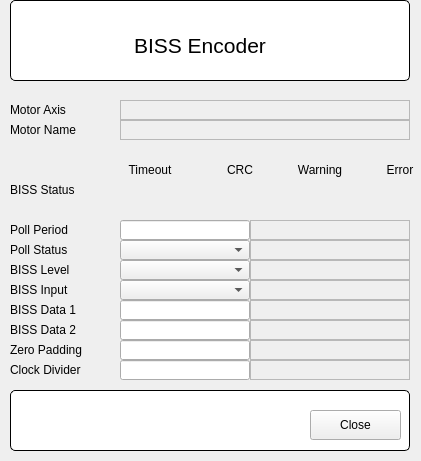
<?xml version="1.0" encoding="UTF-8"?>
<ui version="4.0">
 <class>FormGalilMotorBISS</class>
 <widget class="QMainWindow" name="FormGalilMotorBISS">
  <property name="geometry">
   <rect>
    <x>0</x>
    <y>0</y>
    <width>421</width>
    <height>461</height>
   </rect>
  </property>
  <property name="windowTitle">
   <string>MainWindow</string>
  </property>
  <widget class="QWidget" name="centralwidget">
   <widget class="QGroupBox" name="titleGroupBox">
    <property name="geometry">
     <rect>
      <x>10</x>
      <y>0</y>
      <width>400</width>
      <height>81</height>
     </rect>
    </property>
    <property name="styleSheet">
     <string notr="true">QGroupBox {
 	background-color: rgb(255, 255, 255);
     border: 1px solid black;
     border-radius: 5px;
     margin-top: 0.5em;
 }
 
 QGroupBox::title {
     subcontrol-origin: margin;
     left: 10px;
     padding: 0 3px 0 3px;
 }</string>
    </property>
    <property name="title">
     <string/>
    </property>
    <widget class="QLabel" name="lblTitle">
     <property name="geometry">
      <rect>
       <x>10</x>
       <y>20</y>
       <width>360</width>
       <height>51</height>
      </rect>
     </property>
     <property name="font">
      <font>
       <family>Ubuntu</family>
       <pointsize>16</pointsize>
       <weight>50</weight>
       <italic>false</italic>
       <bold>false</bold>
      </font>
     </property>
     <property name="styleSheet">
      <string notr="true">QLabel#mainTitle {
 	font: 16pt &quot;Ubuntu&quot;;
 }</string>
     </property>
     <property name="text">
      <string>BISS Encoder</string>
     </property>
     <property name="alignment">
      <set>Qt::AlignCenter</set>
     </property>
     <property name="wordWrap">
      <bool>true</bool>
     </property>
    </widget>
   </widget>
   <widget class="QGroupBox" name="titleGroupBox_2">
    <property name="geometry">
     <rect>
      <x>10</x>
      <y>390</y>
      <width>400</width>
      <height>61</height>
     </rect>
    </property>
    <property name="styleSheet">
     <string notr="true">QGroupBox {
 	background-color: rgb(255, 255, 255);
     border: 1px solid black;
     border-radius: 5px;
     margin-top: 0.5em;
 }
 
 QGroupBox::title {
     subcontrol-origin: margin;
     left: 10px;
     padding: 0 3px 0 3px;
 }</string>
    </property>
    <property name="title">
     <string/>
    </property>
    <widget class="QPushButton" name="btnClose">
     <property name="geometry">
      <rect>
       <x>300</x>
       <y>20</y>
       <width>91</width>
       <height>30</height>
      </rect>
     </property>
     <property name="text">
      <string>Close</string>
     </property>
    </widget>
   </widget>
   <widget class="QELabel" name="qelabel_2">
    <property name="geometry">
     <rect>
      <x>120</x>
      <y>120</y>
      <width>290</width>
      <height>20</height>
     </rect>
    </property>
    <property name="frameShape">
     <enum>QFrame::StyledPanel</enum>
    </property>
    <property name="variable" stdset="0">
     <string>$(group).NAME</string>
    </property>
   </widget>
   <widget class="QLabel" name="label_2">
    <property name="geometry">
     <rect>
      <x>10</x>
      <y>120</y>
      <width>90</width>
      <height>20</height>
     </rect>
    </property>
    <property name="text">
     <string>Motor Name</string>
    </property>
   </widget>
   <widget class="QELabel" name="qelabel">
    <property name="geometry">
     <rect>
      <x>120</x>
      <y>100</y>
      <width>290</width>
      <height>20</height>
     </rect>
    </property>
    <property name="frameShape">
     <enum>QFrame::StyledPanel</enum>
    </property>
    <property name="variable" stdset="0">
     <string>$(group)_AXIS_STATUS</string>
    </property>
   </widget>
   <widget class="QLabel" name="label">
    <property name="geometry">
     <rect>
      <x>10</x>
      <y>100</y>
      <width>90</width>
      <height>20</height>
     </rect>
    </property>
    <property name="text">
     <string>Motor Axis</string>
    </property>
   </widget>
   <widget class="QLabel" name="label_3">
    <property name="geometry">
     <rect>
      <x>10</x>
      <y>180</y>
      <width>80</width>
      <height>20</height>
     </rect>
    </property>
    <property name="text">
     <string>BISS Status</string>
    </property>
   </widget>
   <widget class="QESimpleShape" name="qesimpleshape">
    <property name="geometry">
     <rect>
      <x>140</x>
      <y>180</y>
      <width>16</width>
      <height>20</height>
     </rect>
    </property>
    <property name="ledType">
     <enum>QSimpleShape::Error</enum>
    </property>
    <property name="colour0" stdset="0">
     <color>
      <red>0</red>
      <green>255</green>
      <blue>0</blue>
     </color>
    </property>
    <property name="variable" stdset="0">
     <string>$(group)_BISSSTATS_TIMEOUT</string>
    </property>
   </widget>
   <widget class="QESimpleShape" name="qesimpleshape_2">
    <property name="geometry">
     <rect>
      <x>230</x>
      <y>180</y>
      <width>16</width>
      <height>20</height>
     </rect>
    </property>
    <property name="ledType">
     <enum>QSimpleShape::Error</enum>
    </property>
    <property name="colour0" stdset="0">
     <color>
      <red>0</red>
      <green>255</green>
      <blue>0</blue>
     </color>
    </property>
    <property name="variable" stdset="0">
     <string>$(group)_BISSSTATS_CRC</string>
    </property>
   </widget>
   <widget class="QESimpleShape" name="qesimpleshape_3">
    <property name="geometry">
     <rect>
      <x>310</x>
      <y>180</y>
      <width>16</width>
      <height>20</height>
     </rect>
    </property>
    <property name="ledType">
     <enum>QSimpleShape::Error</enum>
    </property>
    <property name="colour0" stdset="0">
     <color>
      <red>0</red>
      <green>255</green>
      <blue>0</blue>
     </color>
    </property>
    <property name="variable" stdset="0">
     <string>$(group)_BISSSTATS_WARN</string>
    </property>
   </widget>
   <widget class="QESimpleShape" name="qesimpleshape_4">
    <property name="geometry">
     <rect>
      <x>390</x>
      <y>180</y>
      <width>16</width>
      <height>20</height>
     </rect>
    </property>
    <property name="ledType">
     <enum>QSimpleShape::Error</enum>
    </property>
    <property name="colour0" stdset="0">
     <color>
      <red>0</red>
      <green>255</green>
      <blue>0</blue>
     </color>
    </property>
    <property name="variable" stdset="0">
     <string>$(group)_BISSSTATS_ERROR</string>
    </property>
   </widget>
   <widget class="QLabel" name="label_4">
    <property name="geometry">
     <rect>
      <x>120</x>
      <y>160</y>
      <width>60</width>
      <height>20</height>
     </rect>
    </property>
    <property name="text">
     <string>Timeout</string>
    </property>
    <property name="alignment">
     <set>Qt::AlignCenter</set>
    </property>
   </widget>
   <widget class="QLabel" name="label_5">
    <property name="geometry">
     <rect>
      <x>220</x>
      <y>160</y>
      <width>40</width>
      <height>20</height>
     </rect>
    </property>
    <property name="text">
     <string>CRC</string>
    </property>
    <property name="alignment">
     <set>Qt::AlignCenter</set>
    </property>
   </widget>
   <widget class="QLabel" name="label_6">
    <property name="geometry">
     <rect>
      <x>290</x>
      <y>160</y>
      <width>60</width>
      <height>20</height>
     </rect>
    </property>
    <property name="text">
     <string>Warning</string>
    </property>
    <property name="alignment">
     <set>Qt::AlignCenter</set>
    </property>
   </widget>
   <widget class="QLabel" name="label_7">
    <property name="geometry">
     <rect>
      <x>370</x>
      <y>160</y>
      <width>60</width>
      <height>20</height>
     </rect>
    </property>
    <property name="text">
     <string>Error</string>
    </property>
    <property name="alignment">
     <set>Qt::AlignCenter</set>
    </property>
   </widget>
   <widget class="QLabel" name="label_8">
    <property name="geometry">
     <rect>
      <x>10</x>
      <y>220</y>
      <width>90</width>
      <height>20</height>
     </rect>
    </property>
    <property name="text">
     <string>Poll Period</string>
    </property>
   </widget>
   <widget class="QELineEdit" name="qelineedit">
    <property name="geometry">
     <rect>
      <x>120</x>
      <y>220</y>
      <width>130</width>
      <height>20</height>
     </rect>
    </property>
    <property name="variable" stdset="0">
     <string>$(group)_STATUS_POLL_DELAY_CMD</string>
    </property>
   </widget>
   <widget class="QELabel" name="qelabel_3">
    <property name="geometry">
     <rect>
      <x>250</x>
      <y>220</y>
      <width>160</width>
      <height>20</height>
     </rect>
    </property>
    <property name="frameShape">
     <enum>QFrame::StyledPanel</enum>
    </property>
    <property name="variable" stdset="0">
     <string>$(group)_STATUS_POLL_DELAY_MON</string>
    </property>
   </widget>
   <widget class="QLabel" name="label_9">
    <property name="geometry">
     <rect>
      <x>10</x>
      <y>240</y>
      <width>90</width>
      <height>20</height>
     </rect>
    </property>
    <property name="text">
     <string>Poll Status</string>
    </property>
   </widget>
   <widget class="QEComboBox" name="qecombobox">
    <property name="geometry">
     <rect>
      <x>120</x>
      <y>240</y>
      <width>130</width>
      <height>20</height>
     </rect>
    </property>
    <property name="variable" stdset="0">
     <string>$(group)_BISSSTAT_POLL_CMD</string>
    </property>
   </widget>
   <widget class="QELabel" name="qelabel_4">
    <property name="geometry">
     <rect>
      <x>250</x>
      <y>240</y>
      <width>160</width>
      <height>20</height>
     </rect>
    </property>
    <property name="frameShape">
     <enum>QFrame::StyledPanel</enum>
    </property>
    <property name="variable" stdset="0">
     <string>$(group)_BISSSTAT_POLL</string>
    </property>
   </widget>
   <widget class="QLabel" name="label_10">
    <property name="geometry">
     <rect>
      <x>10</x>
      <y>260</y>
      <width>90</width>
      <height>20</height>
     </rect>
    </property>
    <property name="text">
     <string>BISS Level</string>
    </property>
   </widget>
   <widget class="QEComboBox" name="qecombobox_2">
    <property name="geometry">
     <rect>
      <x>120</x>
      <y>260</y>
      <width>130</width>
      <height>20</height>
     </rect>
    </property>
    <property name="variable" stdset="0">
     <string>$(group)_BISSLEVEL_CMD</string>
    </property>
   </widget>
   <widget class="QELabel" name="qelabel_5">
    <property name="geometry">
     <rect>
      <x>250</x>
      <y>260</y>
      <width>160</width>
      <height>20</height>
     </rect>
    </property>
    <property name="frameShape">
     <enum>QFrame::StyledPanel</enum>
    </property>
    <property name="variable" stdset="0">
     <string>$(group)_BISSLEVEL_STATUS</string>
    </property>
   </widget>
   <widget class="QLabel" name="label_11">
    <property name="geometry">
     <rect>
      <x>10</x>
      <y>280</y>
      <width>90</width>
      <height>20</height>
     </rect>
    </property>
    <property name="text">
     <string>BISS Input</string>
    </property>
   </widget>
   <widget class="QELabel" name="qelabel_6">
    <property name="geometry">
     <rect>
      <x>250</x>
      <y>280</y>
      <width>160</width>
      <height>20</height>
     </rect>
    </property>
    <property name="frameShape">
     <enum>QFrame::StyledPanel</enum>
    </property>
    <property name="variable" stdset="0">
     <string>$(group)_BISSINPUT_STATUS</string>
    </property>
   </widget>
   <widget class="QEComboBox" name="qecombobox_3">
    <property name="geometry">
     <rect>
      <x>120</x>
      <y>280</y>
      <width>130</width>
      <height>20</height>
     </rect>
    </property>
    <property name="variable" stdset="0">
     <string>$(group)_BISSINPUT_CMD</string>
    </property>
   </widget>
   <widget class="QELabel" name="qelabel_7">
    <property name="geometry">
     <rect>
      <x>250</x>
      <y>300</y>
      <width>160</width>
      <height>20</height>
     </rect>
    </property>
    <property name="frameShape">
     <enum>QFrame::StyledPanel</enum>
    </property>
    <property name="variable" stdset="0">
     <string>$(group)_BISSDATA1_MON</string>
    </property>
   </widget>
   <widget class="QLabel" name="label_12">
    <property name="geometry">
     <rect>
      <x>10</x>
      <y>300</y>
      <width>90</width>
      <height>20</height>
     </rect>
    </property>
    <property name="text">
     <string>BISS Data 1</string>
    </property>
   </widget>
   <widget class="QELineEdit" name="qelineedit_2">
    <property name="geometry">
     <rect>
      <x>120</x>
      <y>300</y>
      <width>130</width>
      <height>20</height>
     </rect>
    </property>
    <property name="variable" stdset="0">
     <string>$(group)_BISSDATA1_SP</string>
    </property>
   </widget>
   <widget class="QELineEdit" name="qelineedit_3">
    <property name="geometry">
     <rect>
      <x>120</x>
      <y>320</y>
      <width>130</width>
      <height>20</height>
     </rect>
    </property>
    <property name="variable" stdset="0">
     <string>$(group)_BISSDATA2_SP</string>
    </property>
   </widget>
   <widget class="QLabel" name="label_13">
    <property name="geometry">
     <rect>
      <x>10</x>
      <y>320</y>
      <width>90</width>
      <height>20</height>
     </rect>
    </property>
    <property name="text">
     <string>BISS Data 2</string>
    </property>
   </widget>
   <widget class="QELabel" name="qelabel_8">
    <property name="geometry">
     <rect>
      <x>250</x>
      <y>320</y>
      <width>160</width>
      <height>20</height>
     </rect>
    </property>
    <property name="frameShape">
     <enum>QFrame::StyledPanel</enum>
    </property>
    <property name="variable" stdset="0">
     <string>$(group)_BISSDATA2_MON</string>
    </property>
   </widget>
   <widget class="QELabel" name="qelabel_9">
    <property name="geometry">
     <rect>
      <x>250</x>
      <y>340</y>
      <width>160</width>
      <height>20</height>
     </rect>
    </property>
    <property name="frameShape">
     <enum>QFrame::StyledPanel</enum>
    </property>
    <property name="variable" stdset="0">
     <string>$(group)_BISSZP_MON</string>
    </property>
   </widget>
   <widget class="QLabel" name="label_14">
    <property name="geometry">
     <rect>
      <x>10</x>
      <y>340</y>
      <width>90</width>
      <height>20</height>
     </rect>
    </property>
    <property name="text">
     <string>Zero Padding</string>
    </property>
   </widget>
   <widget class="QELineEdit" name="qelineedit_4">
    <property name="geometry">
     <rect>
      <x>120</x>
      <y>340</y>
      <width>130</width>
      <height>20</height>
     </rect>
    </property>
    <property name="variable" stdset="0">
     <string>$(group)_BISSZP_SP</string>
    </property>
   </widget>
   <widget class="QELineEdit" name="qelineedit_5">
    <property name="geometry">
     <rect>
      <x>120</x>
      <y>360</y>
      <width>130</width>
      <height>20</height>
     </rect>
    </property>
    <property name="variable" stdset="0">
     <string>$(group)_BISSCD_SP</string>
    </property>
   </widget>
   <widget class="QELabel" name="qelabel_10">
    <property name="geometry">
     <rect>
      <x>250</x>
      <y>360</y>
      <width>160</width>
      <height>20</height>
     </rect>
    </property>
    <property name="frameShape">
     <enum>QFrame::StyledPanel</enum>
    </property>
    <property name="variable" stdset="0">
     <string>$(group)_BISSCD_MON</string>
    </property>
   </widget>
   <widget class="QLabel" name="label_15">
    <property name="geometry">
     <rect>
      <x>10</x>
      <y>360</y>
      <width>90</width>
      <height>20</height>
     </rect>
    </property>
    <property name="text">
     <string>Clock Divider</string>
    </property>
   </widget>
  </widget>
 </widget>
 <customwidgets>
  <customwidget>
   <class>QEComboBox</class>
   <extends>QComboBox</extends>
   <header>QEComboBox.h</header>
  </customwidget>
  <customwidget>
   <class>QELabel</class>
   <extends>QLabel</extends>
   <header>QELabel.h</header>
  </customwidget>
  <customwidget>
   <class>QELineEdit</class>
   <extends>QLineEdit</extends>
   <header>QELineEdit.h</header>
  </customwidget>
  <customwidget>
   <class>QESimpleShape</class>
   <extends>QSimpleShape</extends>
   <header>QESimpleShape.h</header>
  </customwidget>
  <customwidget>
   <class>QSimpleShape</class>
   <extends>QWidget</extends>
   <header>QSimpleShape.h</header>
  </customwidget>
 </customwidgets>
 <resources/>
 <connections/>
</ui>
